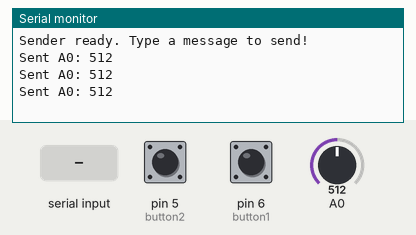
This sketch was run on a simulated Arduino Uno, built with avr-gcc and run on an emulated ATmega328P. Parts: the last lines printed to the serial monitor. The test bench sets the inputs (shaded band); at power-on: pin 5 (button2) HIGH, A0 = 512, pin 6 (button1) HIGH.

Above: at 1.2 s.
1.3 s: pin 5 (button2) pulled LOW for 1 s
At 2.1 s:
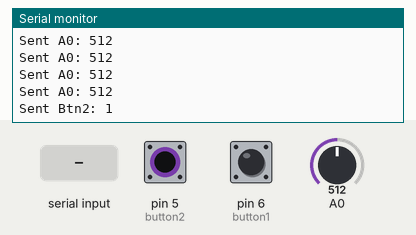
3.8 s: "1\n" received over Serial
At 4.7 s:
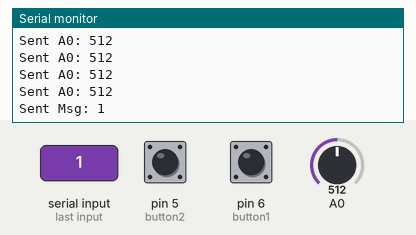
5.8 s: A0 set to 716
At 6.3 s:
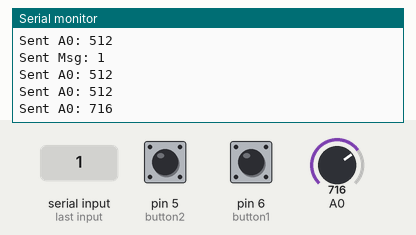
7.3 s: pin 6 (button1) pulled LOW for 0.15 s
At 8.0 s:
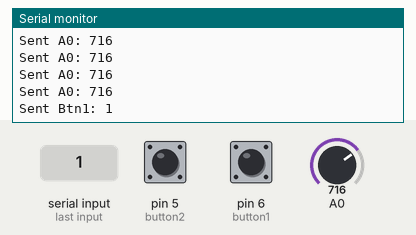
8.9 s: pin 6 (button1) pulled LOW for 1 s
At 9.7 s:
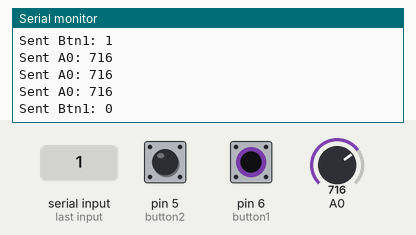
11.4 s: "0\n" received over Serial
At 12.3 s:
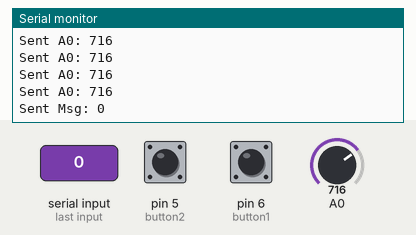

The sketch:

sender.ino
```cpp
#include <SoftwareSerial.h>

SoftwareSerial HC12(2, 3);

const int button1 = 6;
const int button2 = 5;
bool state1 = false;
bool state2 = false;
bool lastButton1State = HIGH;
bool lastButton2State = HIGH;

void setup() {
    pinMode(button1, INPUT_PULLUP);
    pinMode(button2, INPUT_PULLUP);

    Serial.begin(9600);
    HC12.begin(9600);
    Serial.println("Sender ready. Type a message to send!");
}

void loop() {
    int sensorValue = analogRead(A0);

    HC12.print("A0: ");
    HC12.println(sensorValue);

    Serial.print("Sent A0: ");
    Serial.println(sensorValue);

    // Read buttons
    bool button1State = digitalRead(button1);
    bool button2State = digitalRead(button2);

    // Toggle state1
    if (button1State == LOW && lastButton1State == HIGH) {
        state1 = !state1;
        HC12.print("Btn1: ");
        HC12.println(state1);
        Serial.print("Sent Btn1: ");
        Serial.println(state1);
        delay(200);
    }

    // Toggle state2
    if (button2State == LOW && lastButton2State == HIGH) {
        state2 = !state2;
        HC12.print("Btn2: ");
        HC12.println(state2);
        Serial.print("Sent Btn2: ");
        Serial.println(state2);
        delay(200);
    }

    lastButton1State = button1State;
    lastButton2State = button2State;

    // Read user input from Serial Monitor and send via HC-12
    if (Serial.available()) {
        String input = Serial.readStringUntil('\n');
        HC12.print("Msg: ");
        HC12.println(input);
        Serial.print("Sent Msg: ");
        Serial.println(input);
    }

    delay(500);
}
```

Measured:
- after the input at 1.3 s, the serial monitor: prints a new line after 0.25 s (image 1)
- after the input at 3.8 s, the serial monitor: prints a new line after 0.51 s (image 2)
- after the input at 5.8 s, the serial monitor: prints a new line at once (image 3)
- after the input at 7.3 s, the serial monitor: prints a new line after 0.08 s (image 4)
- after the input at 8.9 s, the serial monitor: prints a new line after 0.22 s (image 5)
- after the input at 11.4 s, the serial monitor: prints a new line after 0.48 s (image 6)
